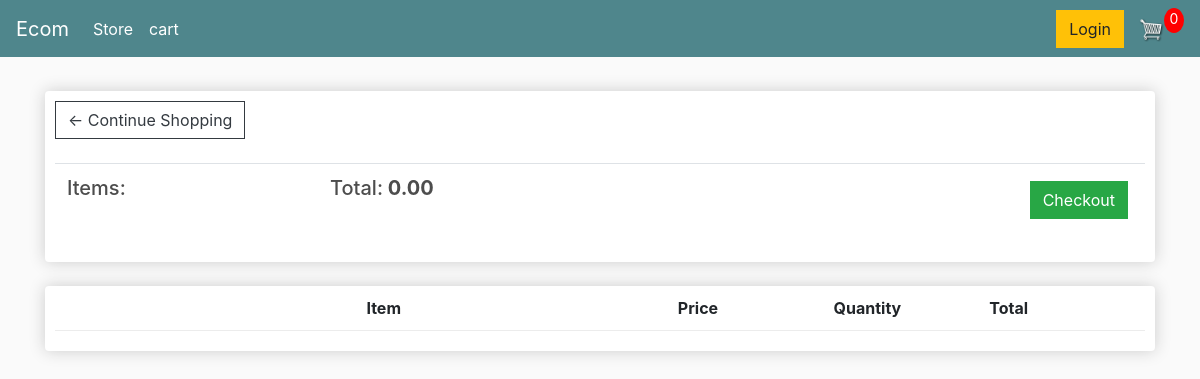
The page /cart/ (signed in) on the database as committed earlier.
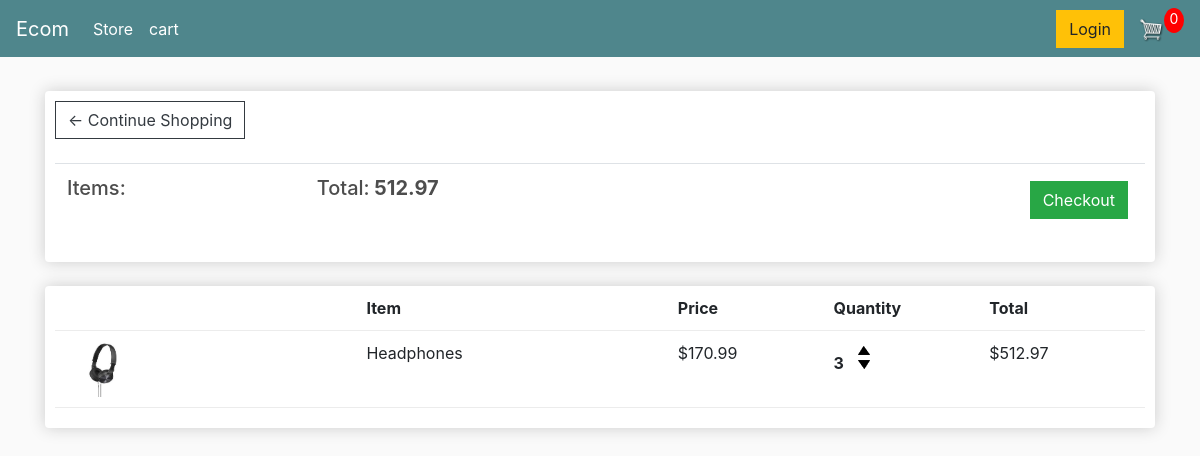
The same page on the database as committed later.
### store/models.py (models this page shows, shortened)
class Order(models.Model):
    customer = models.ForeignKey(Customer, on_delete=models.SET_NULL, blank= True, null = True)
    date_ordered = models.DateTimeField(auto_now_add=True)
    complete = models.BooleanField(default=False, null=True, blank=False)
    transaction_id = models.CharField(max_length=200, null=True)
    @property
    def get_cart_total(self):
        orderitems = self.orderitem_set.all()
        total = sum([item.get_total for item in orderitems])
        return total

class OrderItem(models.Model):
     product = models.ForeignKey(Product, on_delete=models.SET_NULL, blank= True, null = True)
     order = models.ForeignKey(Order, on_delete=models.SET_NULL, blank= True, null = True)
     quantity = models.IntegerField(default=0, null=True, blank=True)
     date_added =models.DateTimeField(auto_now_add=True)
     @property
     def get_total(self):
         total = self.product.price * self.quantity
         return total

class Product(models.Model):
    name= models.CharField(max_length=200, null= True)
    price = models.FloatField()
    digital = models.BooleanField(default=False ,null=True, blank=False)
    image = models.ImageField(null=True, blank=True)
    @property
    def imageURL(self):
        try:
            url = self.image.url
        except:
            url = static('images/placeholder.png')
        return url

### store/views.py (the view)
# urls.py: path('cart/',views.cart, name="cart"),
def cart(request):
	if request.user.is_authenticated:
		customer = request.user.customer
		order, created = Order.objects.get_or_create(customer=customer, complete=False)
		items = order.orderitem_set.all()
	else:
		items = []
		order = {'get_cart_total':0, 'get_cart_items':0}
	context = {'items':items, 'order':order}
	return render(request, 'store/cart.html', context)

### store/templates/store/cart.html
{% extends 'store/main.html' %}
{% load static %}
{% block content %}
	<div class="row">
		<div class="col-lg-12">
			<div class="box-element">
				<a  class="btn btn-outline-dark" href="{% url 'store' %}">&#x2190; Continue Shopping</a>
				<br>
				<br>
				<table class="table">
					<tr>
						<th><h5>Items: <strong>{{order.get_cart_items}}</strong></h5></th>
                            <th><h5>Total:<strong> {{order.get_cart_total | floatformat:2}}</strong></h5></th>
						<th>
							<a  style="float:right; margin:5px;" class="btn btn-success" href="{% url 'checkout' %}">Checkout</a>
						</th>
					</tr>
				</table>
			</div>
			<br>
			<div class="box-element">
				<div class="cart-row">
					<div style="flex:2"></div>
					<div style="flex:2"><strong>Item</strong></div>
					<div style="flex:1"><strong>Price</strong></div>
					<div style="flex:1"><strong>Quantity</strong></div>
					<div style="flex:1"><strong>Total</strong></div>
				</div>
				{% for item in items %}
				<div class="cart-row">
					<div style="flex:2"><img class="row-image" src="{{item.product.imageURL}}"></div>
					<div style="flex:2"><p>{{item.product.name}}</p></div>
					<div style="flex:1"><p>${{item.product.price|floatformat:2}}</p></div>
					<div style="flex:1">
						<p class="quantity">{{item.quantity}}</p>
						<div class="quantity">
							<img class="chg-quantity" src="{% static  'images/arrow-up.png' %}">
							<img class="chg-quantity" src="{% static  'images/arrow-down.png' %}">
						</div>
					</div>
					<div style="flex:1"><p>${{item.get_total|floatformat:2}}</p></div>
				</div>
				{% endfor %}
			</div>
		</div>
	</div>
{% endblock content %}

Rows that differ between the two databases and show on the page:
changed through a linked row, Order: get_cart_total "0.00" → "512.97"
now on this page (row edited): OrderItem: product.imageURL (picture), product.name "Headphones", product.price "170.99", quantity "3", get_total "512.97"
